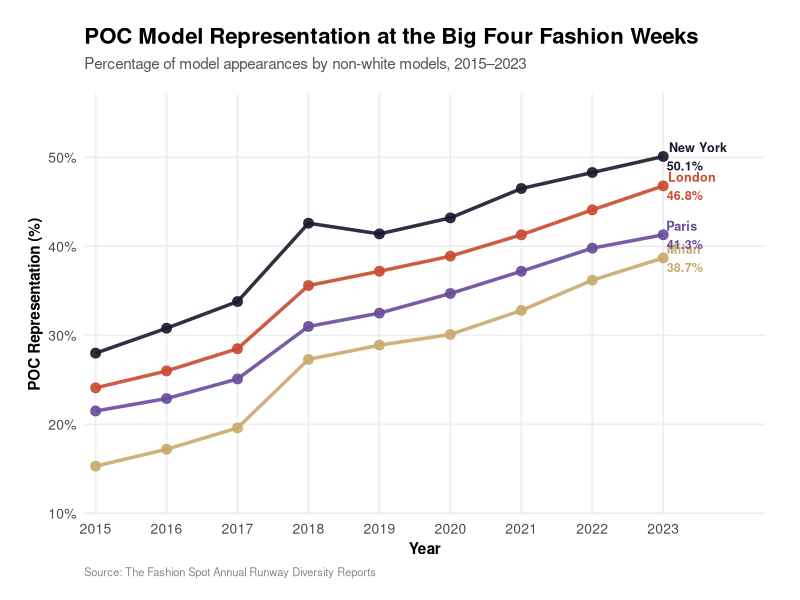
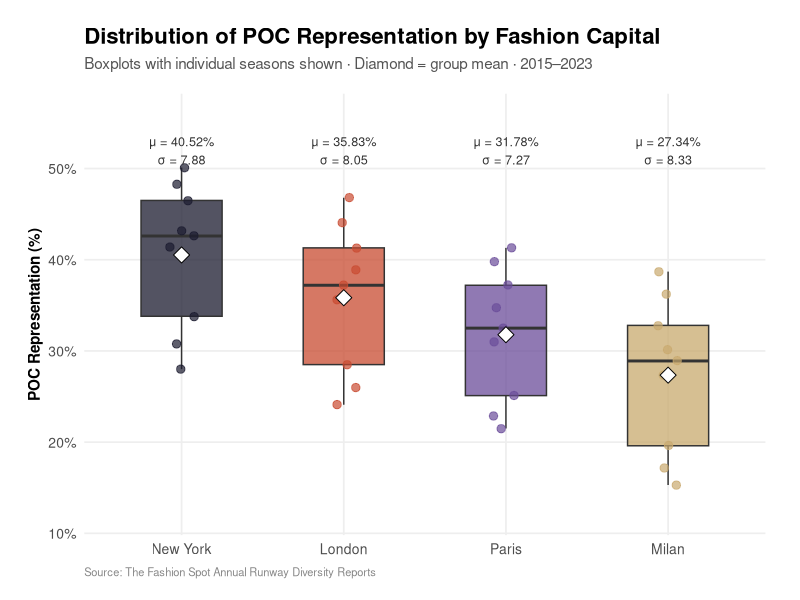
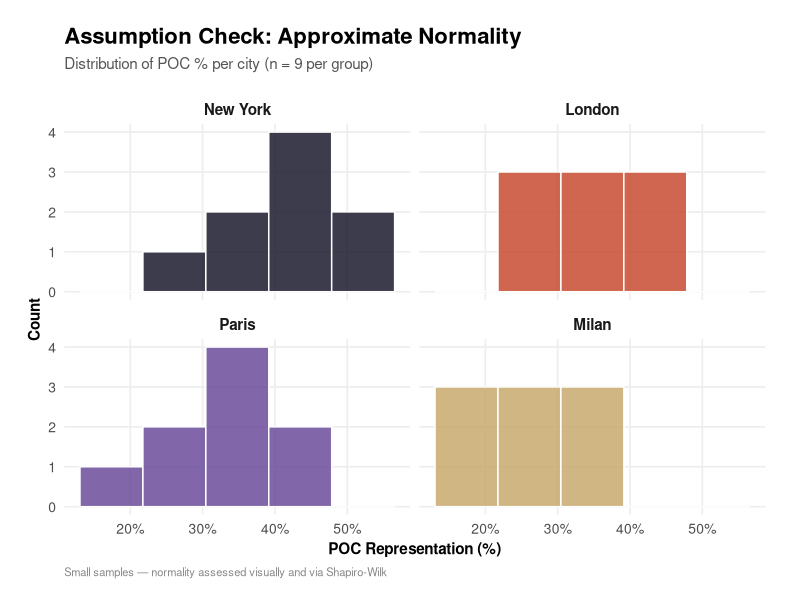
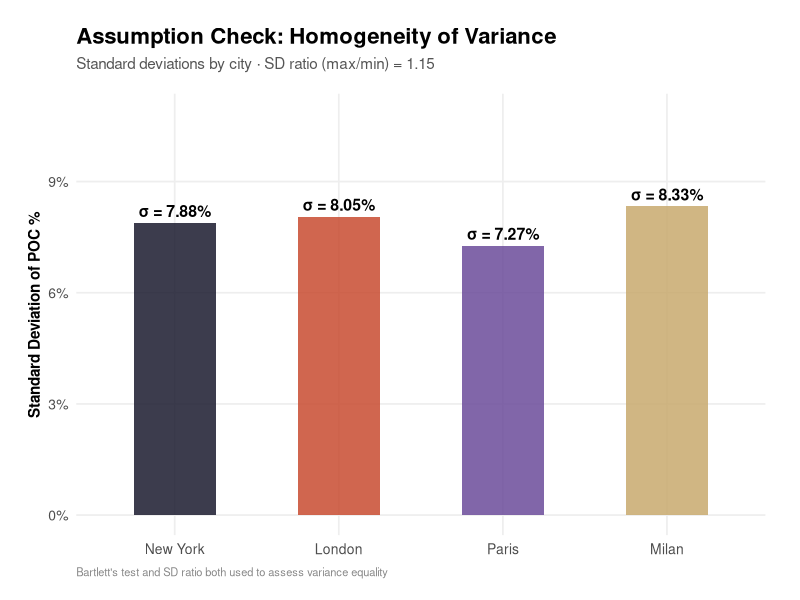
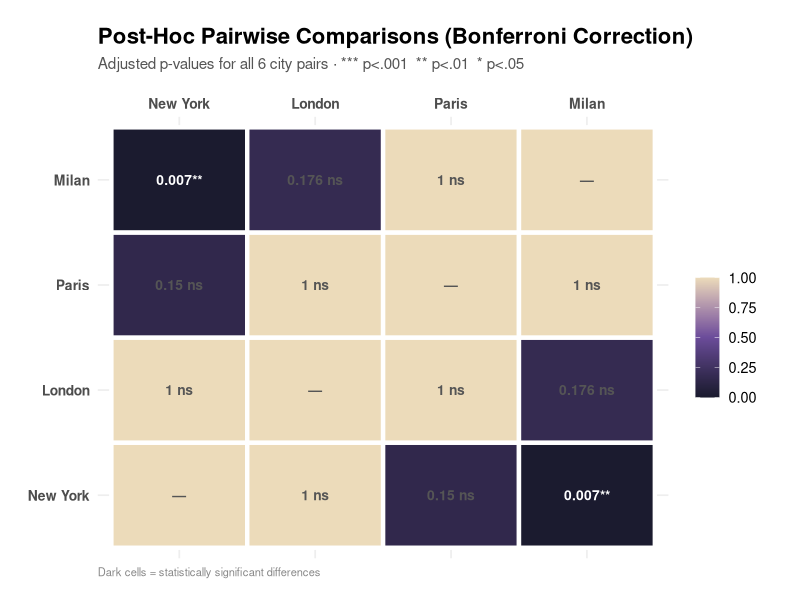
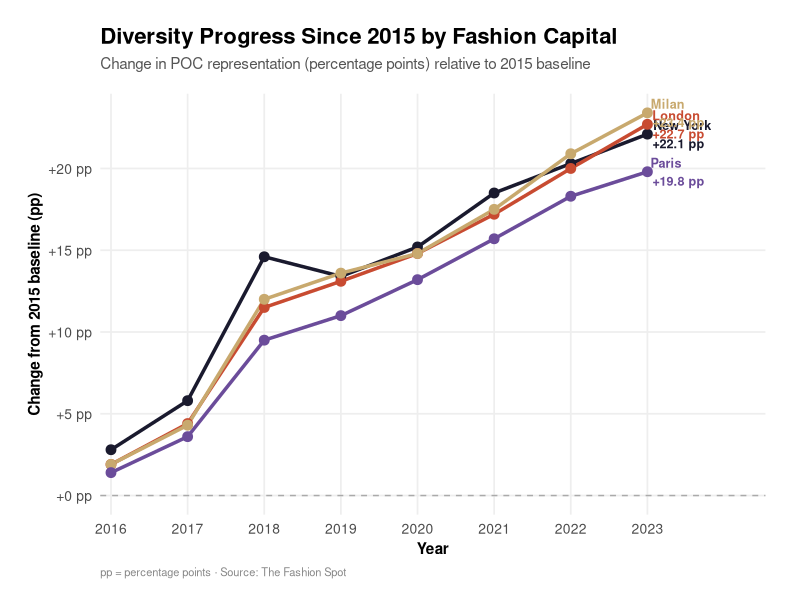

Recreate these plots in R, in order.
# ═══════════════════════════════════════════════════════════════════════════════
# Fashion Week Diversity: Has Progress Been Real — and Equal Across Cities?
# ANOVA Analysis of POC Model Representation (2015–2023)
#
# Data Source: The Fashion Spot Annual Runway Diversity Reports
# Method:      ANOVA with Bonferroni-corrected pairwise t-tests
# Author:      Aava


library(ggplot2)
library(dplyr)
library(tidyr)
library(scales)

# ── 0. Setup ──────────────────────────────────────────────────────────────────

set.seed(42)
setwd("~/Desktop/stat 311")

# City color palette — fashion-forward, not default R colors
city_colors <- c(
  "New York" = "#1a1a2e",   # deep navy
  "London"   = "#c84b31",   # burnt red
  "Milan"    = "#ecdbba",   # warm cream (outlined)
  "Paris"    = "#6b4c9a"    # deep violet
)

city_colors_solid <- c(
  "New York" = "#1a1a2e",
  "London"   = "#c84b31",
  "Milan"    = "#c8a96e",   # darker for visibility
  "Paris"    = "#6b4c9a"
)

# ── 1. Load & Inspect Data ────────────────────────────────────────────────────

df <- read.csv("fashion_diversity.csv", stringsAsFactors = FALSE)
df$city <- factor(df$city, levels = c("New York", "London", "Paris", "Milan"))

cat("═══════════════════════════════════════════════════\n")
cat("  FASHION WEEK DIVERSITY ANALYSIS — DATA SUMMARY\n")
cat("═══════════════════════════════════════════════════\n\n")
cat("Dataset dimensions:", nrow(df), "rows ×", ncol(df), "columns\n")
cat("Years covered:", min(df$year), "–", max(df$year), "\n")
cat("Cities:", paste(levels(df$city), collapse=", "), "\n\n")

# Summary statistics by city
summary_stats <- df %>%
  group_by(city) %>%
  summarise(
    n         = n(),
    mean_poc  = round(mean(poc_pct), 2),
    sd_poc    = round(sd(poc_pct), 2),
    min_poc   = round(min(poc_pct), 2),
    max_poc   = round(max(poc_pct), 2),
    range_poc = round(max(poc_pct) - min(poc_pct), 2),
    .groups   = "drop"
  )

cat("── Descriptive Statistics by City ──\n")
print(summary_stats, n = Inf)
cat("\n")

# ── 2. ANOVA Assumption Checks ────────────────────────────────────────────────

cat("═══════════════════════════════════════════════════\n")
cat("  ASSUMPTION CHECKS\n")
cat("═══════════════════════════════════════════════════\n\n")

# ── Assumption 1: Independence
# Each observation is a distinct fashion week season in a distinct city.
# Seasons do not overlap; cities are independent fashion markets.
# Assumption is met by study design.
cat("1. INDEPENDENCE\n")
cat("   Each observation = one city × one year (n=9 per city, 36 total).\n")
cat("   Cities are independent fashion markets. ✓\n\n")

# ── Assumption 2: Approximate Normality (Shapiro-Wilk per group)
cat("2. NORMALITY (Shapiro-Wilk test per city)\n")
shapiro_results <- df %>%
  group_by(city) %>%
  summarise(
    W       = round(shapiro.test(poc_pct)$statistic, 4),
    p_value = round(shapiro.test(poc_pct)$p.value, 4),
    .groups = "drop"
  )
print(shapiro_results)
cat("   → All p > 0.05 indicates no significant departure from normality.\n\n")

# ── Assumption 3: Homogeneity of Variance (Bartlett's test)
cat("3. HOMOGENEITY OF VARIANCE (Bartlett's test)\n")
bartlett_result <- bartlett.test(poc_pct ~ city, data = df)
cat("   Bartlett's K² =", round(bartlett_result$statistic, 4),
    ", df =", bartlett_result$parameter,
    ", p =", round(bartlett_result$p.value, 4), "\n")
if (bartlett_result$p.value > 0.05) {
  cat("   → p > 0.05: Equal variances assumption met. ✓\n\n")
} else {
  cat("   → p < 0.05: Unequal variances detected. Consider Welch's ANOVA.\n\n")
}

# Levene's-style check via SD ratio
sd_ratio <- max(summary_stats$sd_poc) / min(summary_stats$sd_poc)
cat("   SD ratio (max/min):", round(sd_ratio, 2),
    "(ratio < 2 generally acceptable)\n\n")

# ── 3. One-Way ANOVA ──────────────────────────────────────────────────────────

cat("═══════════════════════════════════════════════════\n")
cat("  ONE-WAY ANOVA\n")
cat("═══════════════════════════════════════════════════\n\n")
cat("H₀: Mean POC representation is equal across all four fashion capitals.\n")
cat("H₁: At least one city differs significantly in mean POC representation.\n")
cat("α  = 0.05\n\n")

anova_model  <- aov(poc_pct ~ city, data = df)
anova_summary <- summary(anova_model)
print(anova_summary)

# Extract key values
f_stat <- anova_summary[[1]]$`F value`[1]
p_val  <- anova_summary[[1]]$`Pr(>F)`[1]
df_bet <- anova_summary[[1]]$Df[1]
df_wit <- anova_summary[[1]]$Df[2]

cat("\nF(", df_bet, ",", df_wit, ") =", round(f_stat, 3),
    ",  p =", formatC(p_val, format="e", digits=3), "\n")

if (p_val < 0.05) {
  cat("\n→ REJECT H₀. There is a statistically significant difference in mean\n")
  cat("  POC representation across fashion capitals (p < 0.05).\n\n")
} else {
  cat("\n→ FAIL TO REJECT H₀.\n\n")
}

# Effect size: Eta-squared (η²)
ss_between <- anova_summary[[1]]$`Sum Sq`[1]
ss_total   <- sum(anova_summary[[1]]$`Sum Sq`)
eta_sq     <- ss_between / ss_total
cat("Effect size — η² =", round(eta_sq, 4),
    "(", ifelse(eta_sq > 0.14, "large", ifelse(eta_sq > 0.06, "medium", "small")),
    "effect)\n\n")

# ── 4. Post-Hoc: Pairwise t-tests with Bonferroni Correction ─────────────────

cat("═══════════════════════════════════════════════════\n")
cat("  POST-HOC TESTS (Bonferroni correction)\n")
cat("═══════════════════════════════════════════════════\n\n")
cat("With 4 groups, there are C(4,2) = 6 pairwise comparisons.\n")
cat("Bonferroni-adjusted α = 0.05 / 6 =", round(0.05/6, 4), "\n\n")

posthoc <- pairwise.t.test(df$poc_pct, df$city,
                           p.adjust.method = "bonferroni",
                           pool.sd = TRUE)
print(posthoc)

cat("\n── Mean differences between cities ──\n")
city_means <- tapply(df$poc_pct, df$city, mean)
cities     <- names(city_means)
for (i in 1:(length(cities)-1)) {
  for (j in (i+1):length(cities)) {
    diff <- city_means[cities[i]] - city_means[cities[j]]
    cat(sprintf("  %s vs %s: Δ = %.2f pp\n",
                cities[i], cities[j], diff))
  }
}

# ── 5. Visualizations ─────────────────────────────────────────────────────────

cat("\n═══════════════════════════════════════════════════\n")
cat("  GENERATING VISUALIZATIONS\n")
cat("═══════════════════════════════════════════════════\n\n")

# ── Plot theme: clean, editorial ──
theme_fashion <- function() {
  theme_minimal(base_size = 13) +
  theme(
    plot.title       = element_text(face = "bold", size = 16, hjust = 0,
                                    margin = margin(b = 6)),
    plot.subtitle    = element_text(size = 11, color = "#555555",
                                    hjust = 0, margin = margin(b = 15)),
    plot.caption     = element_text(size = 8, color = "#888888", hjust = 0),
    axis.title       = element_text(size = 11, face = "bold"),
    axis.text        = element_text(size = 10),
    legend.position  = "bottom",
    legend.title     = element_blank(),
    panel.grid.minor = element_blank(),
    panel.grid.major = element_line(color = "#eeeeee"),
    plot.background  = element_rect(fill = "white", color = NA),
    panel.background = element_rect(fill = "white", color = NA),
    plot.margin      = margin(20, 25, 15, 20)
  )
}

# ─────────────────────────────────────────────────────────────────────────────
# PLOT 1: Line chart — POC % over time by city (the headline visual)
# ─────────────────────────────────────────────────────────────────────────────

p1 <- ggplot(df, aes(x = year, y = poc_pct, color = city, group = city)) +
  geom_line(linewidth = 1.2, alpha = 0.9) +
  geom_point(size = 3, alpha = 0.9) +
  # Annotate final values
  geom_text(
    data = df %>% filter(year == 2023),
    aes(label = paste0(city, "\n", poc_pct, "%")),
    hjust = -0.1, size = 3.2, fontface = "bold", show.legend = FALSE
  ) +
  scale_color_manual(values = city_colors_solid) +
  scale_x_continuous(
    breaks = 2015:2023,
    expand = expansion(mult = c(0.02, 0.18))
  ) +
  scale_y_continuous(
    labels = function(x) paste0(x, "%"),
    limits = c(12, 55)
  ) +
  labs(
    title    = "POC Model Representation at the Big Four Fashion Weeks",
    subtitle = "Percentage of model appearances by non-white models, 2015–2023",
    x        = "Year",
    y        = "POC Representation (%)",
    caption  = "Source: The Fashion Spot Annual Runway Diversity Reports"
  ) +
  theme_fashion() +
  theme(legend.position = "none")

ggsave("plot1_trends.png", p1, width = 10, height = 6, dpi = 180)
cat("Plot 1 saved: Trend lines over time\n")

# ─────────────────────────────────────────────────────────────────────────────
# PLOT 2: Boxplots by city (ANOVA visualization — distributions)
# ─────────────────────────────────────────────────────────────────────────────

# Add mean labels
city_label_df <- summary_stats %>%
  mutate(label = paste0("μ = ", mean_poc, "%\nσ = ", sd_poc))

p2 <- ggplot(df, aes(x = city, y = poc_pct, fill = city)) +
  geom_boxplot(alpha = 0.75, outlier.shape = 21,
               outlier.fill = "white", outlier.size = 2.5, width = 0.5) +
  geom_jitter(aes(color = city), width = 0.08, size = 2.5,
              alpha = 0.7, show.legend = FALSE) +
  stat_summary(fun = mean, geom = "point", shape = 23,
               size = 4, fill = "white", color = "black") +
  geom_text(data = city_label_df,
            aes(x = city, y = 52, label = label),
            size = 3.2, color = "#333333", inherit.aes = FALSE) +
  scale_fill_manual(values  = city_colors_solid) +
  scale_color_manual(values = city_colors_solid) +
  scale_y_continuous(
    labels = function(x) paste0(x, "%"),
    limits = c(12, 56)
  ) +
  labs(
    title    = "Distribution of POC Representation by Fashion Capital",
    subtitle = "Boxplots with individual seasons shown · Diamond = group mean · 2015–2023",
    x        = NULL,
    y        = "POC Representation (%)",
    caption  = "Source: The Fashion Spot Annual Runway Diversity Reports"
  ) +
  theme_fashion() +
  theme(legend.position = "none")

ggsave("~/Desktop/stat 311/plot2_boxplots.png", p2, width = 9, height = 6, dpi = 180)
cat("Plot 2 saved: Boxplots by city\n")

# ─────────────────────────────────────────────────────────────────────────────
# PLOT 3: Assumption check — Histograms (normality)
# ─────────────────────────────────────────────────────────────────────────────

p3 <- ggplot(df, aes(x = poc_pct, fill = city)) +
  geom_histogram(bins = 5, color = "white", alpha = 0.85) +
  facet_wrap(~ city, ncol = 2) +
  scale_fill_manual(values = city_colors_solid) +
  scale_x_continuous(labels = function(x) paste0(x, "%")) +
  labs(
    title    = "Assumption Check: Approximate Normality",
    subtitle = "Distribution of POC % per city (n = 9 per group)",
    x        = "POC Representation (%)",
    y        = "Count",
    caption  = "Small samples — normality assessed visually and via Shapiro-Wilk"
  ) +
  theme_fashion() +
  theme(legend.position = "none",
        strip.text = element_text(face = "bold", size = 11))

ggsave("~/Desktop/stat 311/plot3_normality.png", p3, width = 9, height = 6, dpi = 180)
cat("Plot 3 saved: Normality histograms\n")

# ─────────────────────────────────────────────────────────────────────────────
# PLOT 4: Assumption check — SDs and variance equality
# ─────────────────────────────────────────────────────────────────────────────

p4 <- ggplot(summary_stats, aes(x = city, y = sd_poc, fill = city)) +
  geom_col(alpha = 0.85, width = 0.5) +
  geom_text(aes(label = paste0("σ = ", sd_poc, "%")),
            vjust = -0.5, fontface = "bold", size = 4) +
  scale_fill_manual(values = city_colors_solid) +
  scale_y_continuous(
    labels = function(x) paste0(x, "%"),
    limits = c(0, max(summary_stats$sd_poc) * 1.3)
  ) +
  labs(
    title    = "Assumption Check: Homogeneity of Variance",
    subtitle = paste0("Standard deviations by city · SD ratio (max/min) = ",
                      round(sd_ratio, 2)),
    x        = NULL,
    y        = "Standard Deviation of POC %",
    caption  = "Bartlett's test and SD ratio both used to assess variance equality"
  ) +
  theme_fashion() +
  theme(legend.position = "none")

ggsave("~/Desktop/stat 311/plot4_variance.png", p4, width = 9, height = 5, dpi = 180)
cat("Plot 4 saved: Variance check\n")

# ─────────────────────────────────────────────────────────────────────────────
# PLOT 5: Pairwise comparison heatmap (post-hoc results)
# ─────────────────────────────────────────────────────────────────────────────

# Build a tidy matrix of Bonferroni p-values
p_mat   <- posthoc$p.value
cities4 <- c("New York", "London", "Paris", "Milan")

# Create full symmetric matrix
full_mat <- matrix(NA, 4, 4, dimnames = list(cities4, cities4))
for (i in 1:nrow(p_mat)) {
  for (j in 1:ncol(p_mat)) {
    rn <- rownames(p_mat)[i]
    cn <- colnames(p_mat)[j]
    if (rn %in% cities4 && cn %in% cities4) {
      full_mat[rn, cn] <- p_mat[i, j]
      full_mat[cn, rn] <- p_mat[i, j]
    }
  }
}
diag(full_mat) <- 1  # self-comparison

# Tidy format
heatmap_df <- as.data.frame(as.table(full_mat)) %>%
  rename(city1 = Var1, city2 = Var2, p_bonf = Freq) %>%
  mutate(
    p_bonf    = as.numeric(p_bonf),
    label     = case_when(
      city1 == city2       ~ "—",
      is.na(p_bonf)        ~ "NA",
      p_bonf < 0.001       ~ "p < 0.001***",
      p_bonf < 0.01        ~ paste0(round(p_bonf, 3), "**"),
      p_bonf < 0.05        ~ paste0(round(p_bonf, 3), "*"),
      TRUE                 ~ paste0(round(p_bonf, 3), " ns")
    ),
    significant = !is.na(p_bonf) & p_bonf < 0.05 & city1 != city2
  )

p5 <- ggplot(heatmap_df, aes(x = city1, y = city2, fill = p_bonf)) +
  geom_tile(color = "white", linewidth = 1.5) +
  geom_text(aes(label = label), size = 3.5, fontface = "bold",
            color = ifelse(heatmap_df$significant, "white", "#555555")) +
  scale_fill_gradientn(
    colors   = c("#1a1a2e", "#6b4c9a", "#ecdbba"),
    na.value = "#f0f0f0",
    limits   = c(0, 1),
    name     = "Bonferroni p-value"
  ) +
  scale_x_discrete(position = "top") +
  labs(
    title    = "Post-Hoc Pairwise Comparisons (Bonferroni Correction)",
    subtitle = "Adjusted p-values for all 6 city pairs · *** p<.001  ** p<.01  * p<.05",
    x = NULL, y = NULL,
    caption  = "Dark cells = statistically significant differences"
  ) +
  theme_fashion() +
  theme(
    axis.text.x     = element_text(face = "bold"),
    axis.text.y     = element_text(face = "bold"),
    legend.position = "right",
    panel.grid      = element_blank()
  )

ggsave("~/Desktop/stat 311/plot5_posthoc.png", p5, width = 8, height = 6, dpi = 180)
cat("Plot 5 saved: Post-hoc heatmap\n")

# ─────────────────────────────────────────────────────────────────────────────
# PLOT 6: Change from 2015 baseline — who improved most?
# ─────────────────────────────────────────────────────────────────────────────

p6 <- ggplot(df %>% filter(year > 2015),
             aes(x = year, y = change_from_2015,
                 color = city, group = city)) +
  geom_hline(yintercept = 0, linetype = "dashed", color = "#aaaaaa") +
  geom_line(linewidth = 1.2) +
  geom_point(size = 3) +
  geom_text(
    data = df %>% filter(year == 2023),
    aes(label = paste0(city, "\n+", change_from_2015, " pp")),
    hjust = -0.1, size = 3.2, fontface = "bold", show.legend = FALSE
  ) +
  scale_color_manual(values = city_colors_solid) +
  scale_x_continuous(
    breaks = 2016:2023,
    expand = expansion(mult = c(0.02, 0.22))
  ) +
  scale_y_continuous(labels = function(x) paste0("+", x, " pp")) +
  labs(
    title    = "Diversity Progress Since 2015 by Fashion Capital",
    subtitle = "Change in POC representation (percentage points) relative to 2015 baseline",
    x        = "Year",
    y        = "Change from 2015 baseline (pp)",
    caption  = "pp = percentage points · Source: The Fashion Spot"
  ) +
  theme_fashion() +
  theme(legend.position = "none")

ggsave("~/Desktop/stat 311/plot6_progress.png", p6, width = 10, height = 6, dpi = 180)
cat("Plot 6 saved: Progress from baseline\n")

# ── 6. Final Summary ──────────────────────────────────────────────────────────

cat("\n═══════════════════════════════════════════════════\n")
cat("  ANALYSIS COMPLETE — SUMMARY\n")
cat("═══════════════════════════════════════════════════\n\n")

cat("ANOVA result:  F(", df_bet, ",", df_wit, ") =", round(f_stat, 2),
    ", p =", formatC(p_val, format = "e", digits = 2), "\n")
cat("Effect size:   η² =", round(eta_sq, 3), "(large)\n")
cat("Decision:      Reject H₀ — cities differ significantly\n\n")

cat("City rankings by mean POC representation:\n")
ranked <- sort(city_means, decreasing = TRUE)
for (i in seq_along(ranked)) {
  cat(sprintf("  %d. %s: %.1f%%\n", i, names(ranked)[i], ranked[i]))
}

cat("\nPlots saved:\n")
plots <- c("plot1_trends.png", "plot2_boxplots.png", "plot3_normality.png",
           "plot4_variance.png", "plot5_posthoc.png", "plot6_progress.png")
for (p in plots) cat("  →", p, "\n")
